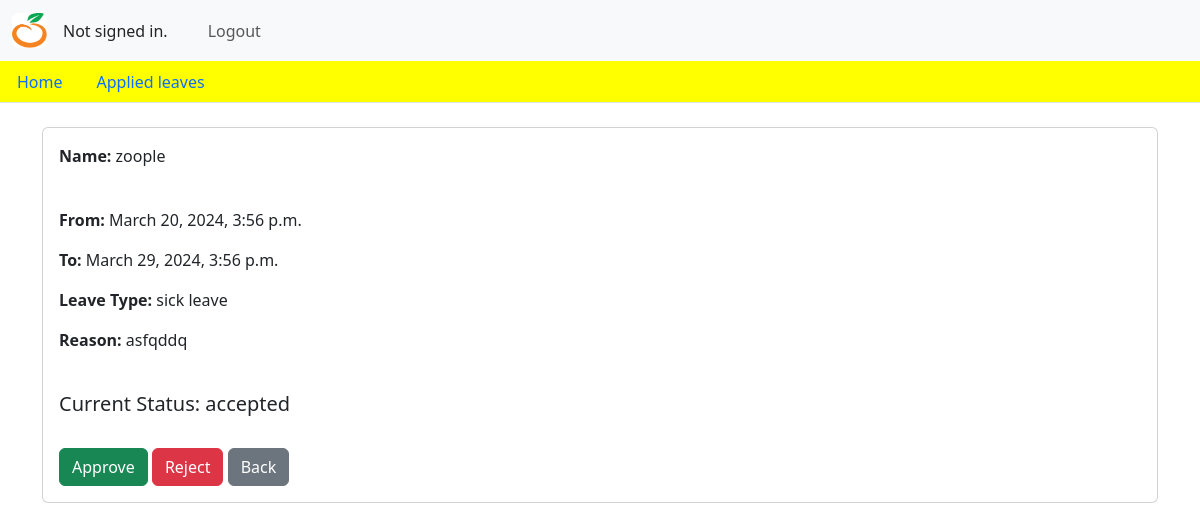
/leave_lists/14, run on the app's committed database.
### adminapp/models.py (models this page shows, shortened)
class addLeave(models.Model):
    username = models.CharField(max_length = 100)
    user_id = models.CharField(max_length=10)
    fromDate = models.DateTimeField()
    toDate = models.DateTimeField()
    reason = models.CharField(max_length=20, choices=CHOICES)
    comment = models.TextField()
    status = models.CharField(max_length=10, choices=STATUS_CHOICES, default='pending')

### adminapp/views.py (the view)
# urls.py: path('leave_lists/<int:leave_id>', views.leave_lists, name='leave_lists'),
def leave_lists(request, leave_id):
    leave_list = addLeave.objects.get(id=leave_id)
    return render(request, 'leaveApplicationdetails.html', {'leave_info': leave_list})

### adminapp/context_processors.py (called while the page is built)
def is_superuser(request):
    if request.user.is_authenticated:
        return {'is_superuser': request.user.is_superuser}
    return {'is_superuser': False}

### templates/leaveApplicationdetails.html (shortened to what this page needs)
{% include 'home.html' %}
    {% block content %}
        <div class="container mt-4">
            <div class="card">
                <div class="card-body">
                    <p class="card-text"><b>Name:</b> {{ leave_info.username }}</p> <br>
                    <p class="card-text"><b>From:</b> {{ leave_info.fromDate }}</p>
                    <p class="card-text"><b>To:</b> {{ leave_info.toDate }}</p>
                    <p class="card-text"><b>Leave Type:</b> {{ leave_info.reason }}</p>
                    <p class="card-text"><b>Reason:</b> {{ leave_info.comment }}</p> <br>
                    <h5 class="card-title">Current Status: {{ leave_info.status }}</h5> <br>
                    <form action="{% url 'approve_leave' leave_info.id %}" method="POST" style="display: inline;">
                        <button class="btn btn-success" type="submit">Approve</button>
                    </form>
                    <form action="{% url 'reject_leave' leave_info.id %}" method="POST" style="display: inline;">
                        <button class="btn btn-danger" type="submit">Reject</button>
                    </form>
                    <a href="{% url 'leave_content' %}" class="btn btn-secondary">Back</a>
                </div>
            </div>
        </div>
    {% endblock %}

### static/css/style.css (style rules this page uses)
* { margin: 0%; padding: 0%; }
body { padding-top: 61px; background-image: url('/zproj/static/asset/orangeHome.png'); background-size: cover; background-position: center; }

### data on the page
addLeave: username "zoople", fromDate "March 20, 2024, 3:56 p.m.", toDate "March 29, 2024, 3:56 p.m.", reason "sick leave", comment "asfqddq", status "accepted"
